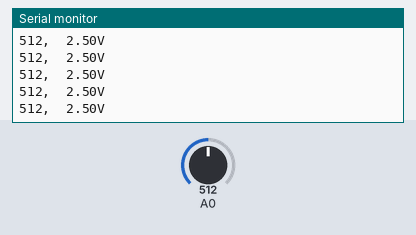
A sketch run on a simulated Arduino Uno, built with avr-gcc and run on an emulated ATmega328P. On the bench: the last lines printed to the serial monitor. Inputs (shaded band) come from the test bench; at power-on: A0 = 512.

Above: at 1.2 s.
1.3 s: A0 set to 716
At 1.42 s:
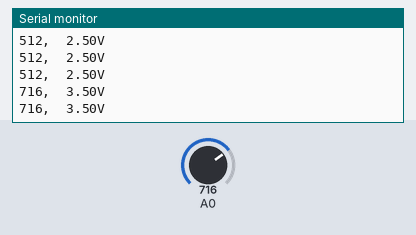
2.8 s: A0 set to 900
At 2.83 s:
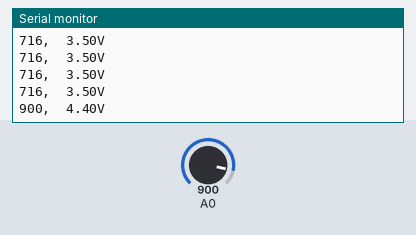
Timing chart, 0 to 5.8 s (numbered marks = the images above; inputs shaded):
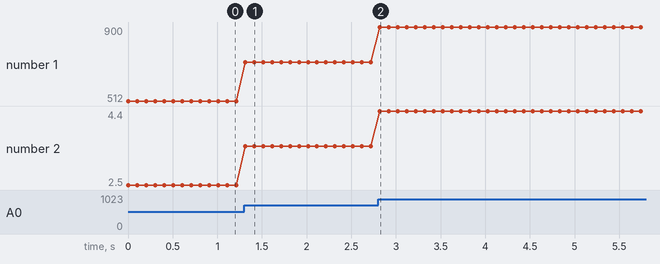

The sketch:

AnalogDigitalConverter.ino
```cpp
void setup() {
  Serial.begin(115200); // Serielle Schnittstelle initialisieren
}

void loop() {
    // ADC einlesen
    int adcRawValue = analogRead( A0 );

    // Spannungswert berechnen
    float analogVoltage = (adcRawValue * 5.0 ) / 1023.0;

    // Ausgabe via serieller Schnittstelle
    Serial.print(adcRawValue); // ADC-Wert ausgeben
    Serial.print(",  "); // Trennzeichen für seriellen Plotter
    Serial.print(analogVoltage); //Spannungswert ausgeben
    Serial.println("V");
    delay(100);
}
```

Measured:
- after the input at 1.3 s, the serial monitor: prints a new line at once (image 1)
- after the input at 2.8 s, the serial monitor: prints a new line at once (image 2)
- plotted number 1: 512 → 716 after the input at 1.3 s, 716 → 900 after the input at 2.8 s
- plotted number 2: 2.5 → 3.5 after the input at 1.3 s, 3.5 → 4.4 after the input at 2.8 s
